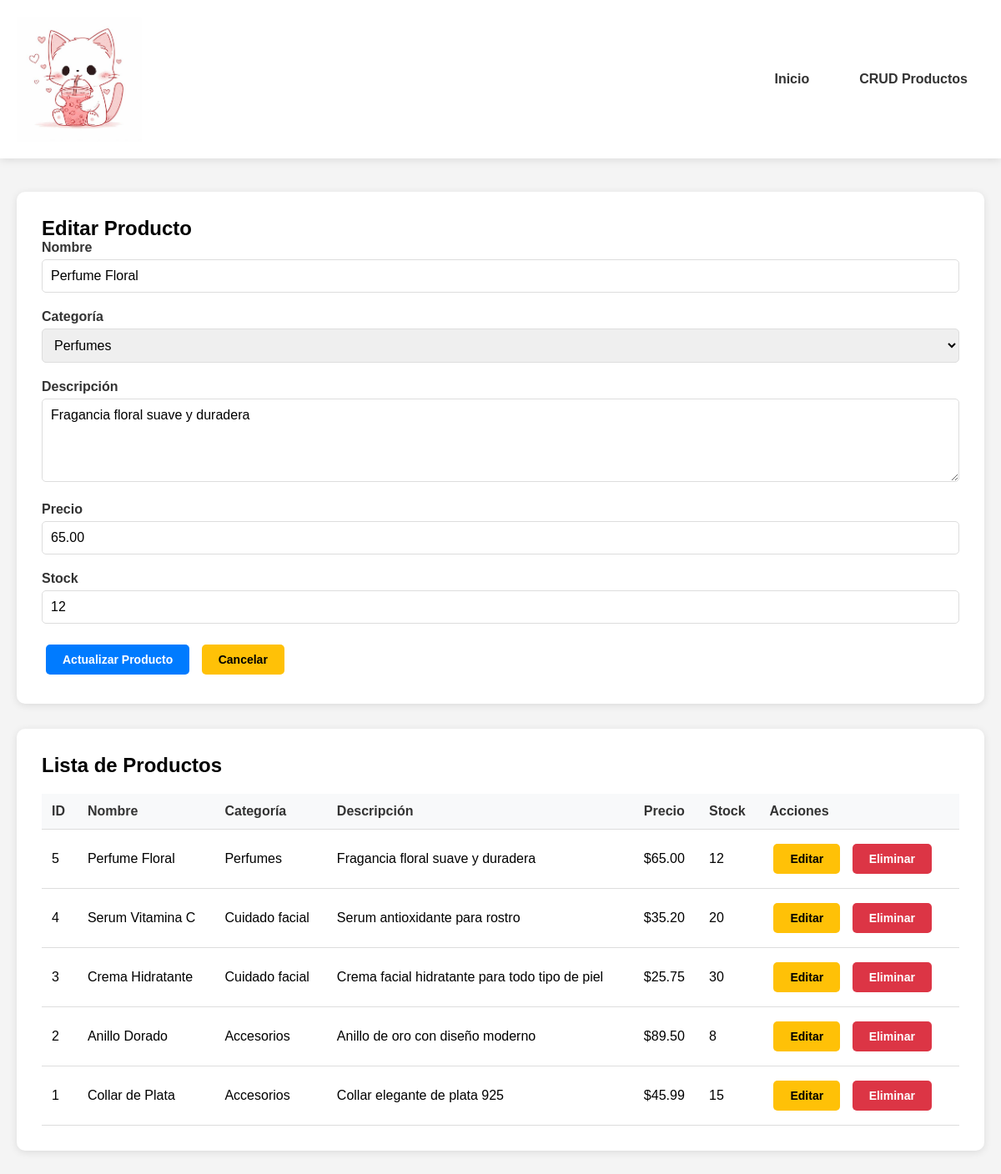
Screenshot of /crud.php?editar=5 with the database file from the repository.
### tables this page shows
CREATE TABLE `productos` (
  `id` int NOT NULL,
  `nombre` varchar(100) NOT NULL,
  `categoria` enum('accesorios','cuidado_facial','perfumes') NOT NULL,
  `descripcion` text,
  `precio` decimal(10,2) NOT NULL,
  `stock` int NOT NULL,
  `fecha_creacion` timestamp NULL DEFAULT CURRENT_TIMESTAMP
);

### crud.php (the view, shortened to what this page needs)
<?php
$database = new Database();
$db = $database->getConnection();
$producto_editar = null;
if (isset($_GET['editar'])) {
    $id = $_GET['editar'];
    $query = "SELECT * FROM productos WHERE id=:id";
    $stmt = $db->prepare($query);
    $stmt->bindParam(":id", $id);
    $stmt->execute();
    $producto_editar = $stmt->fetch(PDO::FETCH_ASSOC);
}
$query = "SELECT * FROM productos ORDER BY id DESC";
$stmt = $db->prepare($query);
$stmt->execute();
$productos = $stmt->fetchAll(PDO::FETCH_ASSOC);
?>
<!DOCTYPE html>
<html lang="es">
<head>
    <link rel="stylesheet" href="css/style.css">
</head>
<body>
    <header class="header">
        <img src="img/logo.jpeg" alt="Logo" class="logo">
        <nav class="nav-menu">
            <a href="index.php">Inicio</a>
            <a href="crud.php">CRUD Productos</a>
        </nav>
    </header>
    <div class="container">
        <div class="card">
            <h2><?php echo $producto_editar ? 'Editar Producto' : 'Agregar Nuevo Producto'; ?></h2>
            <form action="crud.php" method="post">
                <div class="form-group">
                    <label>Nombre</label>
                    <input type="text" name="nombre" class="form-control"
                           value="<?php echo $producto_editar ? $producto_editar['nombre'] : ''; ?>" required>
                </div>
                <div class="form-group">
                    <label>Categoría</label>
                    <select name="categoria" class="form-control" required>
                        <option value="perfumes" <?php echo ($producto_editar && $producto_editar['categoria'] == 'perfumes') ? 'selected' : ''; ?>>Perfumes</option>
                    </select>
                </div>
                <div class="form-group">
                    <label>Descripción</label>
                    <textarea name="descripcion" class="form-control"><?php echo $producto_editar ? $producto_editar['descripcion'] : ''; ?></textarea>
                </div>
                <div class="form-group">
                    <label>Precio</label>
                    <input type="number" step="0.01" name="precio" class="form-control"
                           value="<?php echo $producto_editar ? $producto_editar['precio'] : ''; ?>" required>
                </div>
                <div class="form-group">
                    <label>Stock</label>
                    <input type="number" name="stock" class="form-control"
                           value="<?php echo $producto_editar ? $producto_editar['stock'] : ''; ?>" required>
                </div>
                <?php if($producto_editar): ?>
                    <button type="submit" name="editar_producto" class="btn btn-primary">Actualizar Producto</button>
                    <a href="crud.php" class="btn btn-warning">Cancelar</a>
                <?php else: ?>
                    <button type="submit" name="agregar_producto" class="btn btn-success">Agregar Producto</button>
                <?php endif; ?>
            </form>
        </div>
        <div class="card">
            <h2>Lista de Productos</h2>
            <?php if(count($productos) > 0): ?>
                <table class="table">
                    <thead>
                        <tr>
                            <th>ID</th>
                            <th>Nombre</th>
                            <th>Categoría</th>
                            <th>Descripción</th>
                            <th>Precio</th>
                            <th>Stock</th>
                            <th>Acciones</th>
                        </tr>
                    </thead>
                    <tbody>
                        <?php foreach($productos as $producto): ?>
                            <tr>
                                <td><?php echo $producto['id']; ?></td>
                                <td><?php echo htmlspecialchars($producto['nombre']); ?></td>
                                <td><?php echo ucfirst(str_replace('_', ' ', $producto['categoria'])); ?></td>
                                <td><?php echo htmlspecialchars($producto['descripcion']); ?></td>
                                <td>$<?php echo number_format($producto['precio'], 2); ?></td>
                                <td><?php echo $producto['stock']; ?></td>
                                <td>
                                    <a href="crud.php?editar=<?php echo $producto['id']; ?>" class="btn btn-warning">Editar</a>
                                    <a href="crud.php?eliminar=<?php echo $producto['id']; ?>" class="btn btn-danger"
                                       onclick="return confirm('¿Estás seguro de eliminar este producto?')">Eliminar</a>
                                </td>
                            </tr>
                        <?php endforeach; ?>
                    </tbody>
                </table>
            <?php else: ?>
                <p>No hay productos registrados.</p>
            <?php endif; ?>
        </div>
    </div>
</body>
</html>

### css/style.css (style rules this page uses)
* { margin: 0; padding: 0; box-sizing: border-box; font-family: Arial, sans-serif; }
body { background-color: #f4f4f4; }
.header { background: white; padding: 20px; box-shadow: 0 2px 10px rgba(0,0,0,0.1); display: flex; justify-content: space-between; align-items: center; }
.logo { width: 150px; height: auto; }
.nav-menu { display: flex; gap: 20px; }
.nav-menu a { text-decoration: none; color: #333; font-weight: bold; padding: 10px 20px; border-radius: 5px; transition: all 0.3s; }
.container { max-width: 1200px; margin: 20px auto; padding: 20px; }
.card { background: white; padding: 30px; border-radius: 10px; box-shadow: 0 2px 10px rgba(0,0,0,0.1); margin-bottom: 30px; }
.form-group { margin-bottom: 20px; }
.form-group label { display: block; margin-bottom: 5px; font-weight: bold; color: #333; }
.form-group input, .form-group select, .form-group textarea { width: 100%; padding: 10px; border: 1px solid #ddd; border-radius: 5px; font-size: 16px; }
.form-group textarea { height: 100px; resize: vertical; }
.btn { padding: 10px 20px; border: none; border-radius: 5px; cursor: pointer; font-size: 14px; font-weight: bold; transition: all 0.3s; text-decoration: none; display: inline-block; text-align: center; margin: 5px; }
.btn-primary { background: #007bff; color: white; }
.btn-warning { background: #ffc107; color: black; }
.btn-danger { background: #dc3545; color: white; }
.table { width: 100%; border-collapse: collapse; margin-top: 20px; }
.table th, .table td { padding: 12px; text-align: left; border-bottom: 1px solid #ddd; }
.table th { background: #f8f9fa; font-weight: bold; color: #333; }

### rows the page displays
productos: nombre "Perfume Floral", categoria "Perfumes", descripcion "Fragancia floral suave y duradera", precio "65.00", stock "12", id "5"
productos: id "4", nombre "Serum Vitamina C", categoria "Cuidado facial", descripcion "Serum antioxidante para rostro", precio "35.20", stock "20"
productos: id "3", nombre "Crema Hidratante", categoria "Cuidado facial", descripcion "Crema facial hidratante para todo tipo de piel", precio "25.75", stock "30"
productos: id "2", nombre "Anillo Dorado", categoria "Accesorios", descripcion "Anillo de oro con diseño moderno", precio "89.50", stock "8"
productos: id "1", nombre "Collar de Plata", categoria "Accesorios", descripcion "Collar elegante de plata 925", precio "45.99", stock "15"
